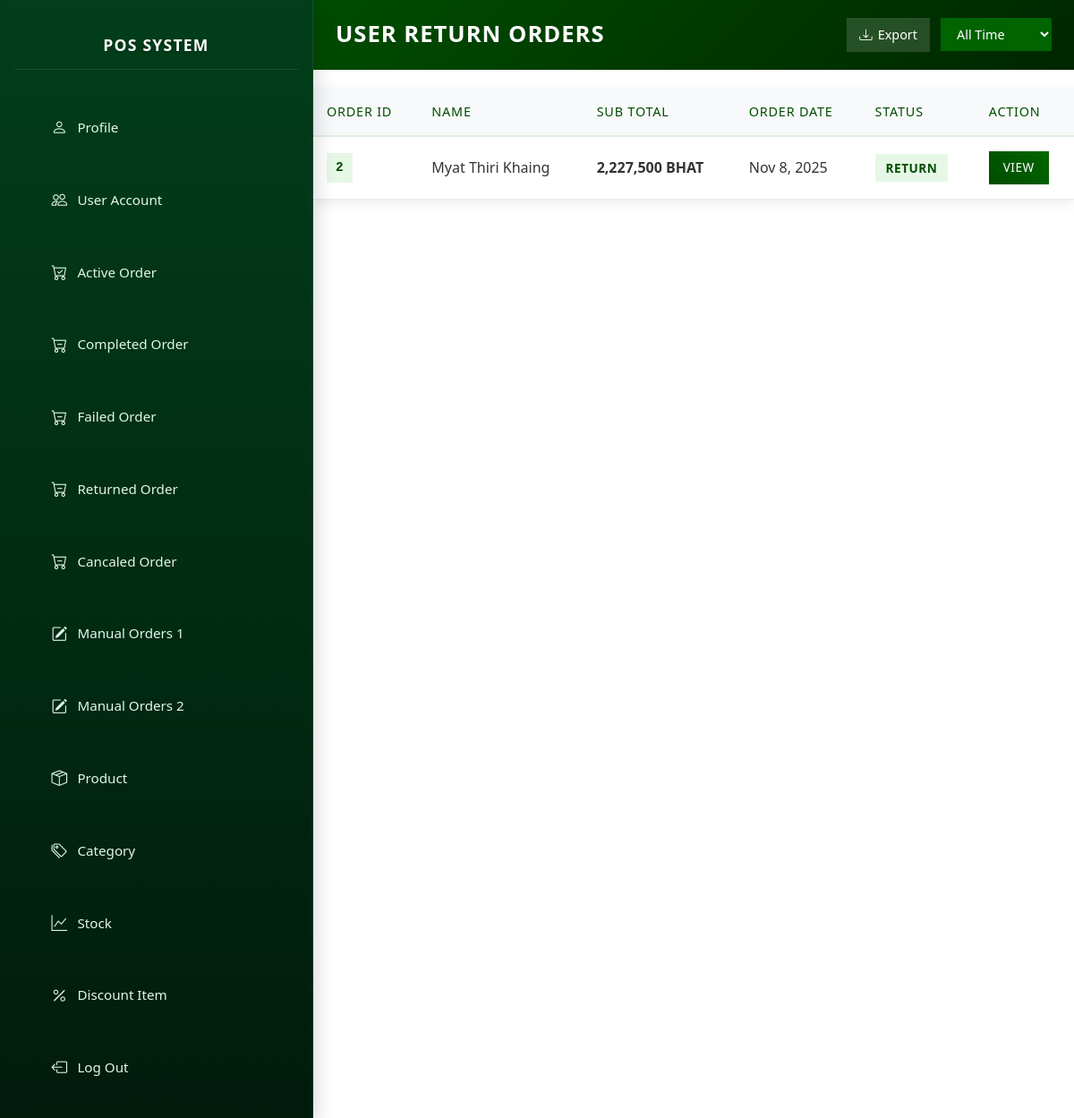
Page /admin/user_return_order.php?userID=3 (signed in) on the committed database.
### tables this page shows
CREATE TABLE `orderr` (
  `orderID` int NOT NULL,
  `paymentValid` tinyint DEFAULT NULL,
  `totalCost` double DEFAULT NULL,
  `orderDate` date DEFAULT NULL,
  `paymentStatus` int DEFAULT NULL,
  `orderStatus` int DEFAULT NULL,
  `trackingStatus` int DEFAULT NULL,
  `accountID` int DEFAULT NULL,
  `paymentType` int DEFAULT NULL,
  `addressID` int DEFAULT NULL,
  `isManual` tinyint DEFAULT NULL,
  `manualCustomerName` varchar(2000) DEFAULT NULL,
  `manualNote` longtext
);

CREATE TABLE `account` (
  `accountID` int NOT NULL,
  `name` varchar(500) NOT NULL,
  `email` varchar(500) NOT NULL,
  `passcode` varchar(2000) NOT NULL,
  `phoneNumber` varchar(500) NOT NULL,
  `birthday` date NOT NULL,
  `roleID` int NOT NULL,
  `pin` varchar(6) DEFAULT NULL,
  `profile` int DEFAULT NULL,
  `registerDate` date DEFAULT NULL
);

### admin/user_return_order.php (the view, shortened to what this page needs)
<?php
include "../connection/connectdb.php";
$userID = $_GET['userID'];
$filter = $_GET['filter'] ?? 'all';
$whereDate = "";
$query = "SELECT * FROM orderr JOIN account ON orderr.accountID = account.accountID WHERE orderr.orderStatus = 5 $whereDate AND orderr.accountID = $userID ORDER BY orderr.orderDate DESC";
$result = $conn->query($query);
?>
<!DOCTYPE html>
<html lang="en">
<head>
    <?php include "./layout/header.php"; ?>
</head>
<body>
    <?php
        include "nav.php";
        $login = $_SESSION['login'] ?? false;
        if($login == true) {
        echo "<div class='main-content'>";
        echo "<form id='filterForm' method='get' style='display:inline;'>";
        echo "<div class='page-header'>";
        echo "<h1>User Return Orders</h1>";
        echo "<div class='header-actions'>";
        echo "<button type='submit' name='export' value='csv'><i class='bi bi-download'></i> Export</button>";
        echo "<select name='filter' onchange='document.getElementById(\"filterForm\").submit();'>";
        echo "<option value='all'"      . ($filter === 'all'      ? ' selected' : '') . ">All Time</option>";
        echo "</select>";
        echo "</div></div></form>";
        if ($result && $result->num_rows > 0) {
            echo "<table class='orders-table'>";
            echo "<thead><tr>";
            echo "<th>Order ID</th>";
            echo "<th>Name</th>";
            echo "<th>Sub Total</th>";
            echo "<th>Order Date</th>";
            echo "<th>Status</th>";
            echo "<th>Action</th>";
            echo "</tr></thead>";
            echo "<tbody>";
            while ($row = $result->fetch_assoc()) {
                $statusClass = 'status-completed';
                $statusText = 'Return';
                echo "<tr>";
                echo "<td data-label='Order ID'><span class='order-id'>" . htmlspecialchars($row['orderID']) . "</span></td>";
                echo "<td data-label='Name'>" . htmlspecialchars($row['name']) . "</td>";
                echo "<td data-label='Total Cost'><strong>" . number_format($row['totalCost']) . " BHAT</strong></td>";
                echo "<td data-label='Order Date'>" . date('M j, Y', strtotime($row['orderDate'])) . "</td>";
                echo "<td data-label='Status'><span class='status-badge $statusClass'>$statusText</span></td>";
                echo "<td data-label='Action'><a href='specific_order.php?orderID=" . urlencode($row['orderID']) . "' class='btn-view'>View</a></td>";
                echo "</tr>";
            }
            echo "</tbody></table>";
        } else {
            echo "<div class='no-orders'>No return orders at the moment.</div>";
        }
        echo "</div>";
        }
    ?>
</body>
</html>

### admin/style.css (style rules this page uses)
body { margin: 0; font-family: 'Calibri', sans-serif; background: #f8f9fa; }
.main-content { margin-left: 350px; padding: 0 !important; transition: margin-left 0.35s cubic-bezier(0.4, 0, 0.2, 1); min-height: 100vh; }
html { scroll-behavior: smooth; scrollbar-width: 5px; scrollbar-color: #044606 rgb(0, 0, 0); }

### admin/user_return_order.php (style rules this page uses)
.main-content { padding: 20px; }
.page-header { background: linear-gradient(135deg, #004d00, #002600); color: white; padding: 20px 25px; border-radius: 0; margin: 0 0 20px 0; display: flex; justify-content: space-between; align-items: center; flex-wrap: wrap; gap: 15px; }
.page-header h1 { margin: 0; font-size: 1.6rem; font-weight: 600; text-transform: uppercase; letter-spacing: 1px; }
.header-actions { display: flex; gap: 12px; align-items: center; flex-wrap: wrap; }
.header-actions button { background: rgba(255,255,255,0.15); border: none; color: white; padding: 8px 14px; border-radius: 0; font-size: 0.9rem; cursor: pointer; transition: all 0.3s ease; display: flex; align-items: center; gap: 6px; }
.header-actions select { background: rgba(255,255,255,0.15); border: none; color: white; padding: 8px 14px; border-radius: 0; font-size: 0.9rem; }
.orders-table { width: 100%; border-collapse: collapse; background: white; box-shadow: 0 4px 12px rgba(0,0,0,0.08); border-radius: 0; overflow: hidden; }
.orders-table thead { background: #f8f9fa; border-bottom: 2px solid #e0f0e0; }
.orders-table thead th { padding: 16px 15px; text-align: left; font-weight: 500; color: #004d00; font-size: 0.9rem; text-transform: uppercase; letter-spacing: 0.8px; }
.orders-table tbody tr { transition: all 0.3s ease; border-bottom: 1px solid #e9ecef; }
.orders-table td { padding: 16px 15px; vertical-align: middle; font-size: 1rem; color: #333; }
.order-id { font-family: 'Courier New', monospace; background: #e6f7e6; color: #004d00; padding: 6px 10px; border-radius: 0; font-weight: 600; font-size: 0.9rem; display: inline-block; }
.status-badge { padding: 6px 12px; border-radius: 0; font-size: 0.85rem; font-weight: 600; text-transform: uppercase; letter-spacing: 0.5px; }
.status-completed { background: #e6f7e6; color: #004d00; }
.btn-view { background: linear-gradient(45deg, #004d00, #006600); color: white; padding: 8px 16px; border: none; border-radius: 0; text-decoration: none; font-size: 0.85rem; font-weight: 500; text-transform: uppercase; letter-spacing: 0.5px; transition: all 0.3s ease; display: inline-block; }
.header-actions select { background: #006400 !important; color: #fff !important; border: 0px solid #b8860b !important; padding: 8px 14px !important; border-radius: 0 !important; font-size: 0.9rem !important; font-weight: 500 !important; background-repeat: no-repeat; background-position: right 12px center; cursor: pointer; transition: all 0.3s ease; }
.header-actions select option { background: #e6f3e6 !important; color: #004d00 !important; font-weight: 600; }
.header-actions select option:checked, .header-actions select option:hover { background: #006400 !important; color: #b8860b !important; }

### rows in the picture
orderr: orderID "2", accountID.name "Myat Thiri Khaing", totalCost "2,227,500", orderDate "Nov 8, 2025", statusText "RETURN"
